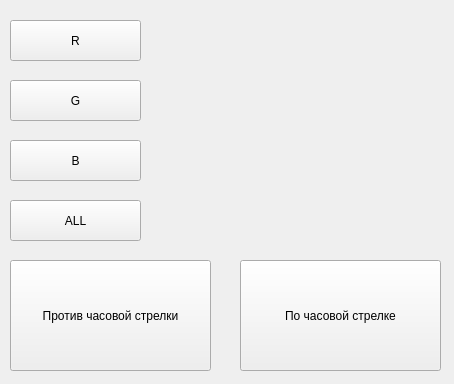
<?xml version="1.0" encoding="UTF-8"?>
<ui version="4.0">
 <class>Form</class>
 <widget class="QWidget" name="Form">
  <property name="geometry">
   <rect>
    <x>0</x>
    <y>0</y>
    <width>454</width>
    <height>384</height>
   </rect>
  </property>
  <property name="windowTitle">
   <string>Form</string>
  </property>
  <widget class="QPushButton" name="rbtn">
   <property name="geometry">
    <rect>
     <x>10</x>
     <y>20</y>
     <width>131</width>
     <height>41</height>
    </rect>
   </property>
   <property name="text">
    <string>R</string>
   </property>
   <attribute name="buttonGroup">
    <string notr="true">channelButtons</string>
   </attribute>
  </widget>
  <widget class="QPushButton" name="gbtn">
   <property name="geometry">
    <rect>
     <x>10</x>
     <y>80</y>
     <width>131</width>
     <height>41</height>
    </rect>
   </property>
   <property name="text">
    <string>G</string>
   </property>
   <attribute name="buttonGroup">
    <string notr="true">channelButtons</string>
   </attribute>
  </widget>
  <widget class="QPushButton" name="bbtn">
   <property name="geometry">
    <rect>
     <x>10</x>
     <y>140</y>
     <width>131</width>
     <height>41</height>
    </rect>
   </property>
   <property name="text">
    <string>B</string>
   </property>
   <attribute name="buttonGroup">
    <string notr="true">channelButtons</string>
   </attribute>
  </widget>
  <widget class="QPushButton" name="allbtn">
   <property name="geometry">
    <rect>
     <x>10</x>
     <y>200</y>
     <width>131</width>
     <height>41</height>
    </rect>
   </property>
   <property name="text">
    <string>ALL</string>
   </property>
   <attribute name="buttonGroup">
    <string notr="true">channelButtons</string>
   </attribute>
  </widget>
  <widget class="QPushButton" name="againbtn">
   <property name="geometry">
    <rect>
     <x>10</x>
     <y>260</y>
     <width>201</width>
     <height>111</height>
    </rect>
   </property>
   <property name="text">
    <string>Против часовой стрелки</string>
   </property>
   <attribute name="buttonGroup">
    <string notr="true">rotateButtons</string>
   </attribute>
  </widget>
  <widget class="QPushButton" name="forbtn">
   <property name="geometry">
    <rect>
     <x>240</x>
     <y>260</y>
     <width>201</width>
     <height>111</height>
    </rect>
   </property>
   <property name="text">
    <string>По часовой стрелке</string>
   </property>
   <attribute name="buttonGroup">
    <string notr="true">rotateButtons</string>
   </attribute>
  </widget>
  <widget class="QLabel" name="label">
   <property name="geometry">
    <rect>
     <x>160</x>
     <y>20</y>
     <width>281</width>
     <height>221</height>
    </rect>
   </property>
   <property name="text">
    <string/>
   </property>
  </widget>
 </widget>
 <resources/>
 <connections/>
 <buttongroups>
  <buttongroup name="channelButtons"/>
  <buttongroup name="rotateButtons"/>
 </buttongroups>
</ui>
